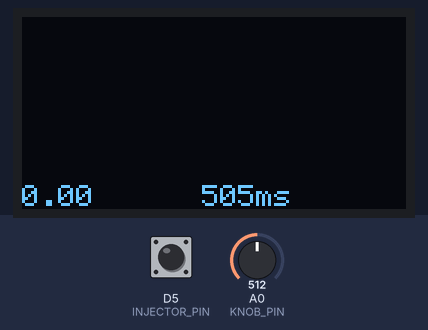
The sketch below on a simulated ESP8266 (NodeMCU). On the bench: 128×64 one-colour display. The inputs (shaded band) are chosen by the test bench; at power-on: A0 (KNOB_PIN) = 512, D5 (INJECTOR_PIN) HIGH. The display library's start-up logo is not drawn; what the sketch prints to the serial monitor is not drawn.

Above: at 3.3 s.
3.4 s: A0 (KNOB_PIN) set to 716
At 4.5 s:
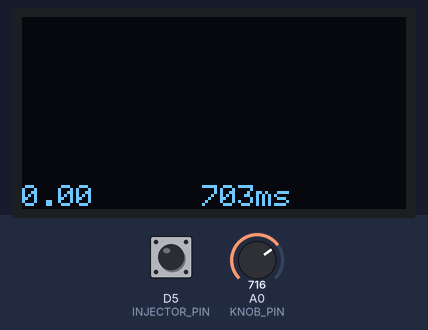
5.6 s: A0 (KNOB_PIN) set to 900
At 7.0 s:
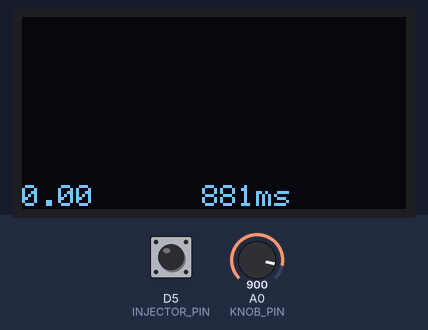
7.3 s: A0 (KNOB_PIN) set to 1023
At 8.9 s:
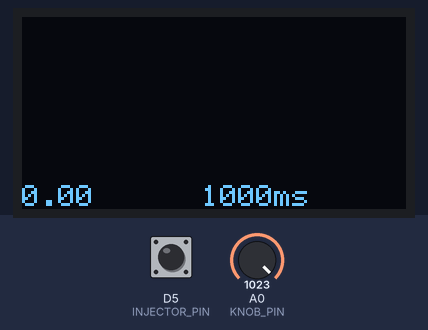
Timing chart, 0 to 10.4 s (numbered marks = the images above; inputs shaded):
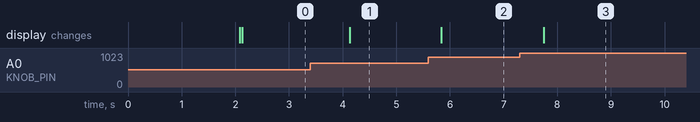

Measured:
- after the input at 3.4 s, the display: changes after 0.73 s (image 1)
- after the input at 5.6 s, the display: changes after 0.24 s (image 2)
- after the input at 7.3 s, the display: changes after 0.45 s (image 3)

The sketch:

fuel_monitor_v2.ino
```cpp
// Fuel consumption monitor — ESP8266 + SSD1306 (hardware SPI)
// Measures injector on-time via interrupt, computes ml/min EMA,
// displays a rolling graph and numeric overlay on a 128×64 OLED.

#include <Adafruit_GFX.h>
#include <Adafruit_SSD1306.h>
#include <ESP8266WiFi.h>   // included only to disable the radio in setup()

// ── Pin definitions ──────────────────────────────────────────────────────────
#define INJECTOR_PIN  D5   // GPIO14  (GPIO3 = Serial RX — never use that)
#define KNOB_PIN      A0   // ADC input for timebase knob

// ── Display ───────────────────────────────────────────────────────────────────
#define SCREEN_WIDTH  128
#define SCREEN_HEIGHT  64

#define OLED_DC     D2
#define OLED_CS     D8
#define OLED_RESET  D3
Adafruit_SSD1306 display(SCREEN_WIDTH, SCREEN_HEIGHT,
                          &SPI, OLED_DC, OLED_RESET, OLED_CS);

// ── Feature flags ─────────────────────────────────────────────────────────────
#define DRAW_TEXT
#define DRAW_TEXT_TIMEBASE
//#define DRAW_TEXT_SHADOW       // 4-direction outline shadow (costs ~4× text draws)
#define DRAW_TEXT_RECTANGLE      // erase graph pixels behind text before drawing

// ── Text positions ────────────────────────────────────────────────────────────
#define TEXT_LPKM_X     0
#define TEXT_LPKM_Y     (SCREEN_HEIGHT - 8)
#define TEXT_TIMEBASE_X 60
#define TEXT_TIMEBASE_Y (SCREEN_HEIGHT - 8)

// ── ISR shared state ──────────────────────────────────────────────────────────
// FIX 4: was 'volatile unsigned long' — must match micros() type explicitly.
volatile uint32_t pulseStart      = 0;   // rising-edge timestamp [µs]; 0 = unarmed
volatile uint32_t totalPulseWidth = 0;   // accumulated on-time this interval [µs]

// ── Measurement ───────────────────────────────────────────────────────────────
float injectorFlowRateMLmin = 200.0f;    // rated flow at 100 % duty [ml/min]
float fuel_avg1_MLmin       = 0.0f;     // EMA of instantaneous ml/min (α = 0.1)

// ── Timing ────────────────────────────────────────────────────────────────────
uint32_t previousMillis       = 0;
uint32_t previousMillis_graph = 0;
static uint32_t last_interval_micros = 0;

static const uint32_t MEAS_INTERVAL_MS = 100;  // fuel-calc cadence [ms]

// ── Knob / graph timebase ─────────────────────────────────────────────────────
// FIX 10: removed redundant 'timeBase' + 'graph_interval' pair — one variable.
uint16_t graph_interval_ms = 1000;       // graph update period [ms], set by knob

static const uint16_t KNOB_HYSTERESIS = 5;  // ADC counts; prevents jitter (FIX 6)
static uint16_t knobValuePrev = 0xFFFF;      // sentinel → force first update

// ── Rolling graph ─────────────────────────────────────────────────────────────
static const uint8_t GRAPH_X = 0;
static const uint8_t GRAPH_Y = 0;
static const uint8_t GRAPH_W = SCREEN_WIDTH;
static const uint8_t GRAPH_H = SCREEN_HEIGHT - 1;

// FIX 8: float array preserves EMA fractional precision in the graph buffer.
// (uint32_t previously truncated e.g. 12.7 → 12, losing sub-unit resolution.)
float graphData[GRAPH_W];
float graphMin = 0.0f;
float graphMax = 1.0f;

// ─────────────────────────────────────────────────────────────────────────────
// ISR
// ─────────────────────────────────────────────────────────────────────────────
void ICACHE_RAM_ATTR injectorISR() {
  if (digitalRead(INJECTOR_PIN) == HIGH) {
    // Rising edge: arm the timer.
    pulseStart = micros();
  } else {
    // Falling edge: accumulate only when a matching rising edge was seen.
    if (pulseStart != 0) {
      totalPulseWidth += micros() - pulseStart;
      pulseStart = 0;   // disarm until next rising edge
    }
  }
}

// ─────────────────────────────────────────────────────────────────────────────
// setup()
// ─────────────────────────────────────────────────────────────────────────────
void setup() {
  // Disable WiFi — radio boots active, wastes ~70 mA and adds timing noise.
  WiFi.mode(WIFI_OFF);
  WiFi.forceSleepBegin();

  Serial.begin(115200);

  if (!display.begin(SSD1306_SWITCHCAPVCC)) {
    Serial.println(F("SSD1306 allocation failed"));
    for (;;);   // halt — no point continuing without a display
  }
  display.display();
  delay(2000);

  display.clearDisplay();
  display.setTextSize(1);
  display.setTextColor(SSD1306_WHITE);
  display.setCursor(0, 0);
  display.println(F("Setting up..."));
  display.display();

  memset(graphData, 0, sizeof(graphData));

  pinMode(INJECTOR_PIN, INPUT_PULLUP);
  attachInterrupt(digitalPinToInterrupt(INJECTOR_PIN), injectorISR, CHANGE);

  display.setCursor(0, 16);
  display.println(F("Done!"));
  display.display();
}

// ─────────────────────────────────────────────────────────────────────────────
// updateDisplay()  — text overlay (compiled only when DRAW_TEXT is defined)
// ─────────────────────────────────────────────────────────────────────────────
#ifdef DRAW_TEXT
void updateDisplay(const char* buffer) {

#ifdef DRAW_TEXT_SHADOW
  // FIX (prev. round): shadow now uses the same pre-formatted 'buffer'.
  // Draw 4-direction outline for legibility over the graph.
  display.setTextColor(SSD1306_BLACK);
  const int8_t offsets[4][2] = {{1,-1},{1,1},{-1,1},{-1,-1}};
  for (uint8_t o = 0; o < 4; o++) {
    display.setCursor(TEXT_LPKM_X    + offsets[o][0],
                      TEXT_LPKM_Y   + offsets[o][1]);
    display.print(buffer);

#ifdef DRAW_TEXT_TIMEBASE
    display.setCursor(TEXT_TIMEBASE_X + offsets[o][0],
                      TEXT_TIMEBASE_Y + offsets[o][1]);
    display.print(graph_interval_ms);
    display.print(F("ms"));
#endif
  }
#endif // DRAW_TEXT_SHADOW

  // Erase the graph pixels behind each text field before writing.
#ifdef DRAW_TEXT_RECTANGLE
  int16_t  x1, y1;
  uint16_t w, h;
  display.getTextBounds(buffer, TEXT_LPKM_X, TEXT_LPKM_Y, &x1, &y1, &w, &h);
  display.fillRect(x1, y1 - 1, w, h + 2, SSD1306_BLACK);

#ifdef DRAW_TEXT_TIMEBASE
  // Fixed-width clear: wide enough for "1000ms" (6 chars × 6px + margin)
  display.fillRect(TEXT_TIMEBASE_X, TEXT_TIMEBASE_Y - 1, 44, 9, SSD1306_BLACK);
#endif
#endif // DRAW_TEXT_RECTANGLE

  display.setTextColor(SSD1306_WHITE);
  display.setCursor(TEXT_LPKM_X, TEXT_LPKM_Y);
  display.print(buffer);

#ifdef DRAW_TEXT_TIMEBASE
  display.setCursor(TEXT_TIMEBASE_X, TEXT_TIMEBASE_Y);
  display.print(graph_interval_ms);
  display.print(F("ms"));
#endif
}
#endif // DRAW_TEXT

// ─────────────────────────────────────────────────────────────────────────────
// updateGraph()  — append new sample, recompute autoscale range
// ─────────────────────────────────────────────────────────────────────────────
void updateGraph() {
  // FIX 5: memmove is faster than a byte-by-byte for-loop on ESP8266.
  memmove(graphData, graphData + 1, (GRAPH_W - 1) * sizeof(graphData[0]));
  graphData[GRAPH_W - 1] = fuel_avg1_MLmin;   // float — no truncation

  // Autoscale: find min and max across the visible history.
#ifdef OPTIMIZED_MAX_SEARCH
  // Exclude the newest sample so the scale follows stable history, not the
  // live edge.  drawGraph() handles the out-of-range new sample safely (FIX 1).
  const uint8_t searchEnd = GRAPH_W - 1;
#else
  const uint8_t searchEnd = GRAPH_W;
#endif

  graphMin = graphData[0];
  graphMax = graphData[0];
  for (uint8_t i = 1; i < searchEnd; i++) {
    if (graphData[i] > graphMax) graphMax = graphData[i];
    if (graphData[i] < graphMin) graphMin = graphData[i];
  }
  if (graphMax <= graphMin) graphMax = graphMin + 1.0f;   // guarantee non-zero range
}

// ─────────────────────────────────────────────────────────────────────────────
// drawGraph()
// ─────────────────────────────────────────────────────────────────────────────
void drawGraph() {
  const float range = graphMax - graphMin;

  for (uint8_t i = 0; i < GRAPH_W; i++) {
    // FIX 1: clamp before scaling — when OPTIMIZED_MAX_SEARCH excludes the
    // newest sample, graphData[GRAPH_W-1] may be outside [graphMin, graphMax].
    // Without clamping, the unsigned subtraction wraps and produces a full-
    // height spike on the right edge.
    float val = graphData[i];
    if (val < graphMin) val = graphMin;
    if (val > graphMax) val = graphMax;

    uint8_t barHeight = (uint8_t)(((val - graphMin) / range) * GRAPH_H);
    display.drawFastVLine(GRAPH_X + i,
                          GRAPH_Y + (GRAPH_H - barHeight),
                          barHeight,
                          SSD1306_WHITE);
  }
}

// ─────────────────────────────────────────────────────────────────────────────
// loop()
// ─────────────────────────────────────────────────────────────────────────────
void loop() {
  const uint32_t currentMillis = millis();

  if (currentMillis - previousMillis < MEAS_INTERVAL_MS) return;
  previousMillis = currentMillis;

  // ── Measure elapsed real time using micros() for duty-cycle accuracy ────────
  const uint32_t current_micros    = micros();
  const uint32_t interval_duration = current_micros - last_interval_micros;
  last_interval_micros = current_micros;

  if (interval_duration == 0) return;   // guard division (extremely unlikely)

  // ── Atomic snapshot ──────────────────────────────────────────────────────────
  noInterrupts();
  const uint32_t pulseWidthSnapshot = totalPulseWidth;
  totalPulseWidth = 0;
  interrupts();

  // ── Duty cycle → flow rate ───────────────────────────────────────────────────
  // FIX 3: clamp duty to [0, 1] — near 100 % DC, ISR timing jitter can make
  // pulseWidthSnapshot slightly exceed interval_duration.
  float duty = (float)pulseWidthSnapshot / (float)interval_duration;
  if (duty > 1.0f) duty = 1.0f;

  // FIX 9: fuelConsumptionMLsec was a global used only here — now local.
  const float fuelConsumptionMLsec = duty * (injectorFlowRateMLmin / 60.0f);
  const float current_ml_min       = duty * injectorFlowRateMLmin;

  // Exponential moving average  α = 0.1  (time constant ≈ 10 × MEAS_INTERVAL)
  fuel_avg1_MLmin = (fuel_avg1_MLmin * 9.0f + current_ml_min) / 10.0f;

  // ── Knob → graph timebase ────────────────────────────────────────────────────
  const uint16_t knobRaw = (uint16_t)analogRead(KNOB_PIN);
  // FIX 6: only update when knob moves more than the hysteresis band, preventing
  // ADC noise from continuously jittering graph_interval_ms.
  if (abs((int16_t)knobRaw - (int16_t)knobValuePrev) > KNOB_HYSTERESIS) {
    knobValuePrev = knobRaw;
    uint16_t mapped = (uint16_t)map(knobRaw, 0, 1023, 10, 1000);
    // FIX 7: clamp so graph_interval_ms is never below the measurement cadence.
    // Values < MEAS_INTERVAL_MS would silently degrade to MEAS_INTERVAL_MS.
    if (mapped < MEAS_INTERVAL_MS) mapped = (uint16_t)MEAS_INTERVAL_MS;
    graph_interval_ms = mapped;
  }

  // ── Graph / display update (rate-limited by knob) ─────────────────────────
  if (currentMillis - previousMillis_graph < graph_interval_ms) return;
  previousMillis_graph = currentMillis;

  // Snap EMA to zero when injector has been idle for this entire graph window.
  if (current_ml_min == 0.0f && fuel_avg1_MLmin < 0.01f) {
    fuel_avg1_MLmin = 0.0f;
  }

  // Build the numeric label once; reuse for shadow + foreground to guarantee
  // identical geometry (prior round fixed shadow rendering the raw float).
#ifdef DRAW_TEXT
  char buffer[12];
  sprintf(buffer, "%u.%02u",
          (unsigned)fuel_avg1_MLmin,
          (unsigned)(fuel_avg1_MLmin * 100.0f) % 100u);
#endif

  display.clearDisplay();
  updateGraph();
  drawGraph();

#ifdef DRAW_TEXT
  updateDisplay(buffer);
#endif

  display.display();

  // Serial telemetry
  Serial.print(F("Fuel: "));
  Serial.print(fuelConsumptionMLsec, 3);
  Serial.print(F(" ml/s  Avg: "));
  Serial.print(fuel_avg1_MLmin, 2);
  Serial.print(F(" ml/min  T: "));
  Serial.print(graph_interval_ms);
  Serial.println(F(" ms"));
}
```
